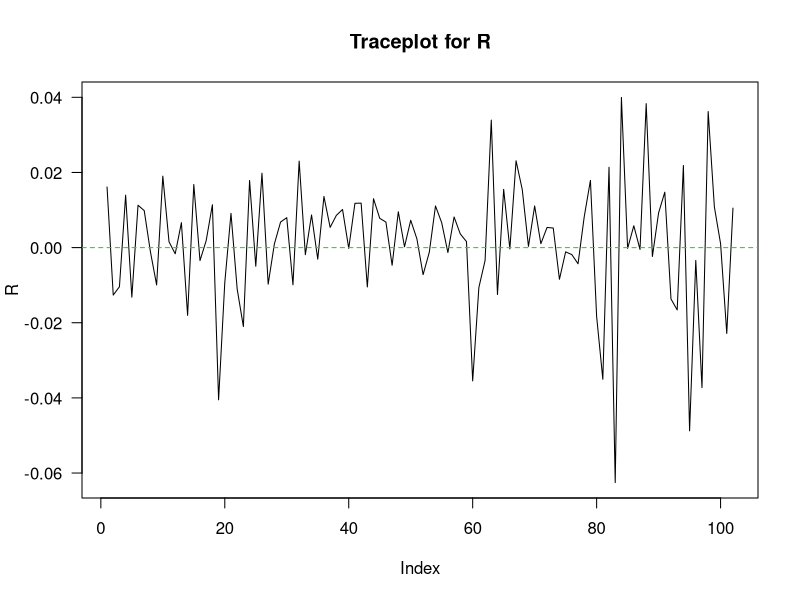
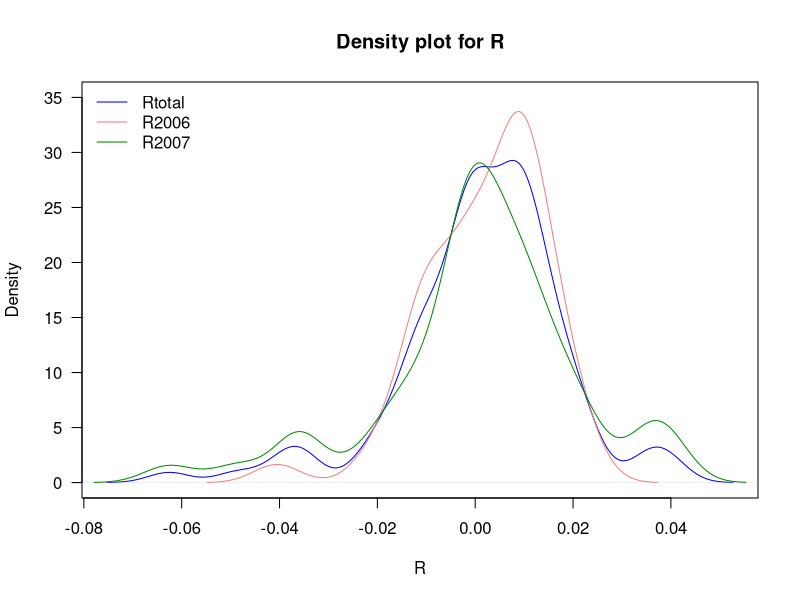
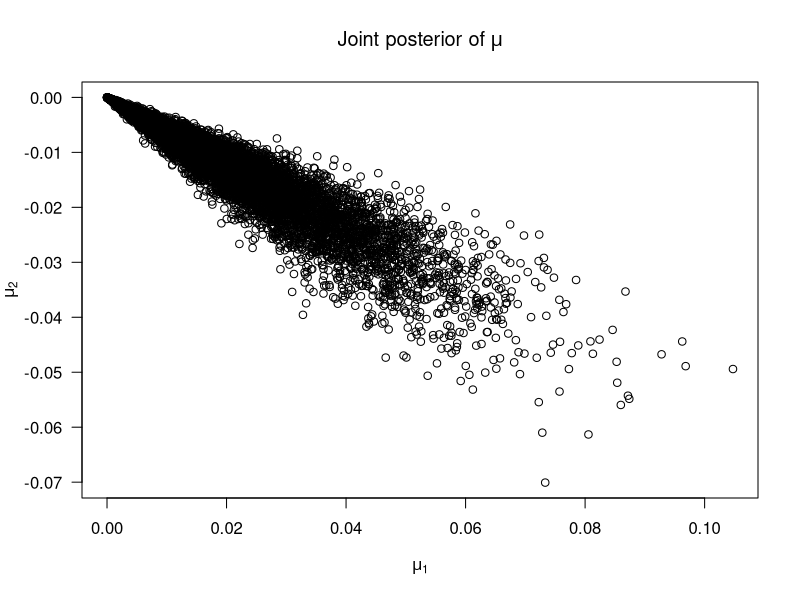
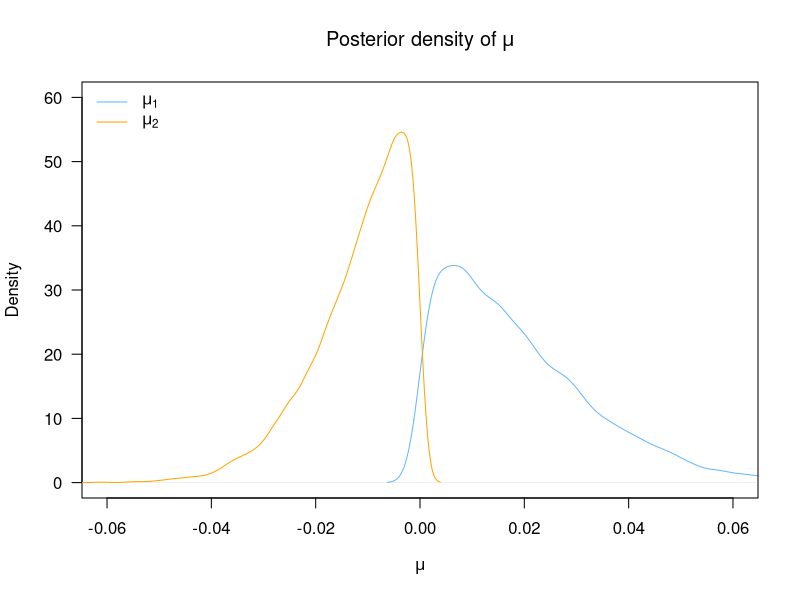
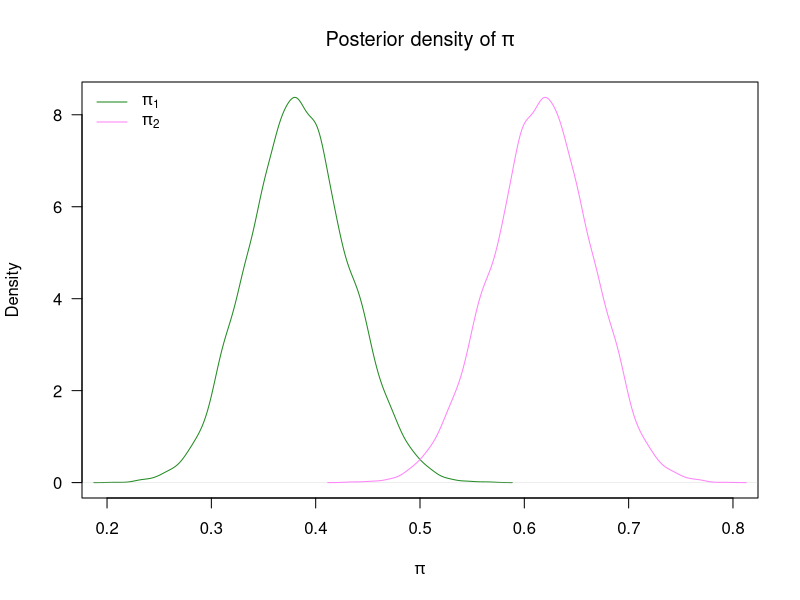
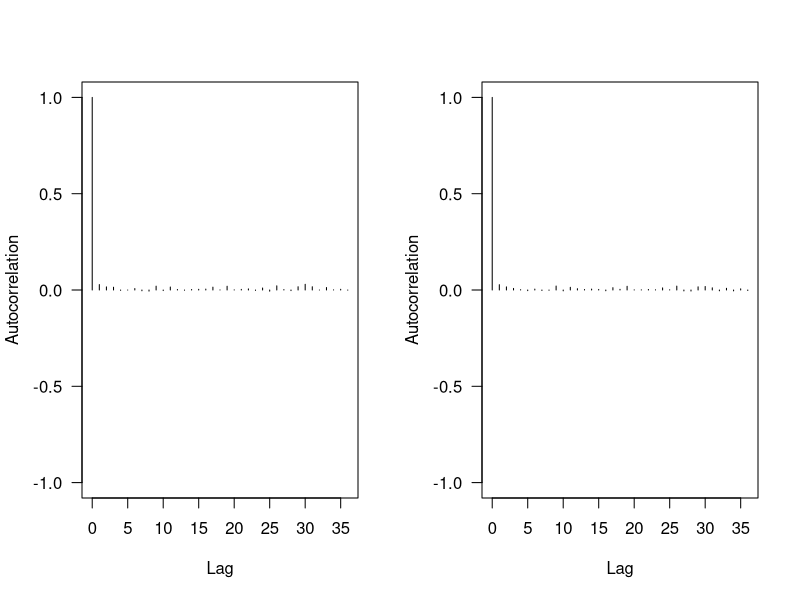

Write the R code that produced these figures, in order.
## ---- chunk 1
library(knitr)
opts_chunk$set(message=FALSE, warning=FALSE, fig.align='center',cache=TRUE, autodep=TRUE,fig.height = 5,echo=FALSE)
library(coda)
library(MASS)
library(mvtnorm)
set.seed(20171211)
## ---- chunk 2
SP500.2006 <- read.csv("2006.txt",header = F)
SP500.2007 <- read.csv("2007.txt",header = F)
SP500 <- rbind(SP500.2006,SP500.2007)

r = c(4.35,4.44,4.42,4.51,4.6,4.66,4.7,4.69,4.74,4.76,4.77,4.78,4.83,4.82,4.91,4.98,4.98,5.02,4.99,
      4.97,5.07,5.05,5.15,5.22,5.30,5.29,5.26,5.22,5.16,5.11,5.07,5.06,5.07,5.03,5.02,4.99,5.00,4.89,4.87,
      5.02,5.04,5.08,4.95,5.02,5.04,5.01,4.98,4.90,4.95,4.96,4.99,
      4.98,5.01,5.08,5.09,5.09,5.09,5.06,5.05,4.9,4.91,4.89,4.90,4.92,4.90,4.90,4.82,4.96,4.96,4.96,4.99,
      4.98,4.97,4.93,4.99,4.98,4.95,4.82,4.89,4.41,4.10,4.24,4.28,4.12,4.06,4.03,4.10,4.03,4.11,4.23,4.11,3.91,3.98,
      4.04,3.71, 3.65,3.18,3.31,3.13,3.16,3.26,3.34
      )/365
# transfer annual rate to daily rate

R = c()
for (i in 2:nrow(SP500)){
  R = c(R, log(SP500$V2[i]/SP500$V2[i-1]))
}
## ---- chunk 3
plot(R, type = 'l', las = 1,main="Traceplot for R")
abline(h=0,col="green2",lty=2)
## ---- chunk 4
plot(density(R),las = 1, xlab = 'R', ylim = c(0, 35),col="blue1",main="Density plot for R")
lines(density(R[1:(length(R)/2)]), col = "lightcoral")
lines(density(R[(length(R)/2+1):length(R)]), col = "green4")
legend("topleft",legend=c("Rtotal","R2006","R2007"),col = c("blue1","lightcoral","green4"), lty=1,cex=1,bty="n")
## ---- chunk 5
# K = # of mixture normal models 
# T = total # of days
# pi = proportion of each normal model
# mu = mean of each normal
# theta = variance of each normal
# v_t ~ Uniform[0,1]
# Gt = k -> which normal model

mu = c(0.008, -0.012)
s2 = c(0.0001, 0.0002)
p = c(0.6, 0.4)
K = 2 # the number of mixed normal models
## ---- chunk 6
# Fix K = 2, v_t = 0 (p. 595)

Psi.k = function(u){
  return(log(p[1]*exp(-u*mu[1] + u^2*s2[1]/2) + p[2]*exp(-u*mu[2] + u^2*s2[2]/2)))
}

Psi.vt = Psi.k(u = 0)
Psi.vt_1 = Psi.k(u = -1)

r_t = mean(r)

rho_t = r_t + Psi.vt - Psi.vt_1

Post.Gt.1 = p[1] * dnorm(R, mu[1] + rho_t,sqrt(s2[1]))/(p[1] * dnorm(R, mu[1] + rho_t,sqrt(s2[1])) + p[2] * dnorm(R, mu[2] + rho_t,sqrt(s2[2])))
Post.Gt.2 = p[2] * dnorm(R, mu[2] + rho_t,sqrt(s2[2]))/(p[1] * dnorm(R, mu[1] + rho_t,sqrt(s2[1])) + p[2] * dnorm(R, mu[2] + rho_t,sqrt(s2[2])))

model.num = c()
for (i in 1:length(R)){
  if (Post.Gt.1[i] > Post.Gt.2[i]){
    model.num = c(model.num,1)
  }
  else {model.num = c(model.num,2)}
}


  x1 = length(subset(model.num, model.num == 1))
  x2 = length(subset(model.num, model.num == 2))

  R1 = R[model.num == 1]
  R2 = R[model.num == 2]

# cbind(Post.Gt.1, Post.Gt.2, model.num)
# c(x1, x2)
## ---- chunk 7

repl = 1 # number of iterations for Metropolis Hasting
n.iter = 10000 # number of iterations for Gibbs

trace = list(mu.1 = array(NA, dim = c(n.iter, 1)), 
              mu.2 = array(NA, dim = c(n.iter, 1)),
              theta.1 = array(NA, dim = c(n.iter, 4)),
              theta.2 = array(NA, dim = c(n.iter, 4)),
              p = array(NA, dim = c(n.iter, 1))
            )


generate.var = function(para, variance, data){
  var.list = c()
  for (i in 1:length(data)){
    eplison = rnorm(1, mean = 0, sqrt(variance))
    variance = para[1] + para[3]*(eplison+para[2]*variance)^2+para[4]*variance
    var.list = c(var.list, variance)
  }
  
  return(var.list)
}

log.likeli.ratio.1 = function(para1, para2, data){
 var.list.1 = generate.var(para1,var(data),data)
 var.list.2 = generate.var(para2,var(data),data)
 likeli.1 = log(dnorm(data, new.mu1 + rho_t, var.list.1))
 likeli.2 = log(dnorm(data, new.mu1 + rho_t, var.list.2))
 return(sum(likeli.1-likeli.2))
}

log.likeli.ratio.2 = function(para1, para2, data){
 var.list.1 = generate.var(para1,var(data),data)
 var.list.2 = generate.var(para2,var(data),data)
 likeli.1 = log(dnorm(data, new.mu2 + rho_t, var.list.1))
 likeli.2 = log(dnorm(data, new.mu2 + rho_t, var.list.2))
 return(sum(likeli.1-likeli.2))
}

MH.1 = function(para, data){
  theta.trace = list(omega.1 = array(NA, dim = c(repl, 1)), 
              gamma.1 = array(NA, dim =c(repl, 1)),
              alpha.1 = array(NA, dim = c(repl, 1)),
              beta.1 = array(NA, dim = c(repl, 1)))
  
  for (i in 1:repl){
  star <- c(exp(rnorm(1, mean = log(para[1]), sd = 0.01)),
            rnorm(1, para[2], sd = 0.01),
            exp(rnorm(1, mean = log(para[3]), sd = 0.01)),
            exp(rnorm(1, mean = log(para[4]), sd = 0.01)))
  H <- c(star[1]/para[1],1,star[3]/para[3],star[4]/para[4])
  M <- log.likeli.ratio.1(star,para,data)
  r = H * exp(c(M, M, M, M))
  for (k in 1:4){
  if (runif(1) < r[k]){
    para[k] <- star[k]
  }
  }
  theta.trace$omega.1[i] = para[1]
  theta.trace$gamma.1[i] = para[2]
  theta.trace$alpha.1[i] = para[3]
  theta.trace$beta.1[i] = para[4]
  }
  return(theta.trace)
}

MH.2 = function(para, data){
  theta.trace = list(omega.2 = array(NA, dim = c(repl, 1)), 
              gamma.2 = array(NA, dim =c(repl, 1)),
              alpha.2 = array(NA, dim = c(repl, 1)),
              beta.2 = array(NA, dim = c(repl, 1)))
  
  for (i in 1:repl){
  star <- c(exp(rnorm(1, mean = log(para[1]), sd = 0.01)),
            rnorm(1, para[2], sd = 0.01),
            exp(rnorm(1, mean = log(para[3]), sd = 0.01)),
            exp(rnorm(1, mean = log(para[4]), sd = 0.01)))
  H <- c(star[1]/para[1],1,star[3]/para[3],star[4]/para[4])
  M <- log.likeli.ratio.2(star, para, data)
  r = H * exp(c(M, M, M, M))
  for (k in 1:4){
  if (runif(1) < r[k]){
    para[k] <- star[k]
  }
  }
  theta.trace$omega.2[i] = para[1]
  theta.trace$gamma.2[i] = para[2]
  theta.trace$alpha.2[i] = para[3]
  theta.trace$beta.2[i] = para[4]
  }
  return(theta.trace)
}

  new.mu1 = mu[1]; new.mu2 = mu[2]
  
  omega.1 <- runif(1,min=0.002,max=0.009); gamma.1 <- runif(1,min= -0.1,max=0.63)
  alpha.1 <- runif(1,min=0.038,max=0.0625); beta.1 <- runif(1,min=0.089,max=0.093)
  
  omega.2 <- runif(1,min=0.005,max=0.009); gamma.2 <- runif(1,min= -0.4,max=0.1)
  alpha.2 <- runif(1,min=0.02,max=0.125); beta.2 <- runif(1,min=0.05,max=0.1)
  
for (i in 1:n.iter){
  new.p <- rbeta(1,  x1 + 1, x2 + 1)
  
  var.1 <- generate.var(para = c(omega.1,gamma.1,alpha.1,beta.1),variance = var(R1),data=R1)
  var.2 <- generate.var(para = c(omega.2,gamma.2,alpha.2,beta.2),variance = var(R2),data=R2)
  
  theta.trace.1 = MH.1(para = c(omega.1,gamma.1,alpha.1,beta.1), data = R1)
  theta.trace.2 = MH.2(para = c(omega.2,gamma.2,alpha.2,beta.2), data = R2)
 
  A = sum(1/var.1) + new.p * new.p / (1-new.p)^2 * sum(1/var.2)
  b = new.p/(1-new.p)*sum(rnorm(length(var.2), mean = 0, sqrt(var.2))/var.2) - sum(rnorm(length(var.1), mean = 0, sqrt(var.1))/var.1)
  
  new.mu1 = abs(rnorm(1,-A^(-1)*b,sqrt(1/A)))
  new.mu2 = -new.mu1*new.p/(1-new.p)
  
  trace$mu.1[i] = new.mu1
  trace$mu.2[i] = new.mu2
  
  omega.1 <- mean(theta.trace.1$omega.1); gamma.1 <- mean(theta.trace.1$gamma.1)
  alpha.1 <- mean(theta.trace.1$alpha.1); beta.1 <- mean(theta.trace.1$beta.1)
  trace$theta.1[i,] <- c(omega.1, gamma.1, alpha.1, beta.1)
  
  omega.2 <- mean(theta.trace.2$omega.2); gamma.2 <- mean(theta.trace.2$gamma.2)
  alpha.2 <- mean(theta.trace.2$alpha.2); beta.2 <- mean(theta.trace.2$beta.2)
  trace$theta.2[i,] <- c(omega.2, gamma.2, alpha.2, beta.2)
  
  trace$p[i] = new.p
  
  }


trace.matrix = as.matrix(cbind(trace$mu.1,trace$mu.2,trace$theta.1,trace$theta.2,trace$p))

## ---- chunk 8
plot(trace.matrix[,1],trace.matrix[,2],ylab=expression(mu[2]),xlab=expression(mu[1]),
     main = expression('Joint posterior of'~mu),las=1)
## ---- chunk 9

plot(density(trace.matrix[,1]), type = 'l', ylab = 'Density', xlab = expression(mu),las = 1,xlim = c(-0.06, 0.06), ylim = c(0,60),main = expression('Posterior density of'~mu),col="steelblue1")
lines(density(trace.matrix[,2]), type = 'l',col="orange")
legend("topleft",legend=c(expression(mu[1]),expression(mu[2])),col = c("steelblue1","orange"), lty=1,cex=1,bty="n")
## ---- chunk 10

plot(density(trace.matrix[,11]), type = 'l', ylab = 'Density', xlab = expression(pi),
     xlim = c(0.2,0.8), las = 1,
     main = expression('Posterior density of'~pi),col="forestgreen")
lines(density(1-trace.matrix[,11]), col="orchid1")
legend("topleft",legend=c(expression(pi[1]),expression(pi[2])),col = c("forestgreen","orchid1"), lty=1,cex=1,bty="n")

## ---- chunk 11
post.inf = apply(trace.matrix,2,FUN = function(x){return(c(mean(x),quantile(x,c(0.025,0.975))))})
row.names(post.inf)[1] = 'mean'
colnames(post.inf) = c('mu1','mu2','omega1','gamma1','alpha1','beta1',
                       'omega2','gamma2','alpha2','beta2','pi')
## ---- chunk 12
mu.mcmc <- mcmc(trace.matrix[,1:2], start = 100)
autocorr.plot(mu.mcmc,las=1)
## ---- chunk 13
effectiveSize(mu.mcmc)

